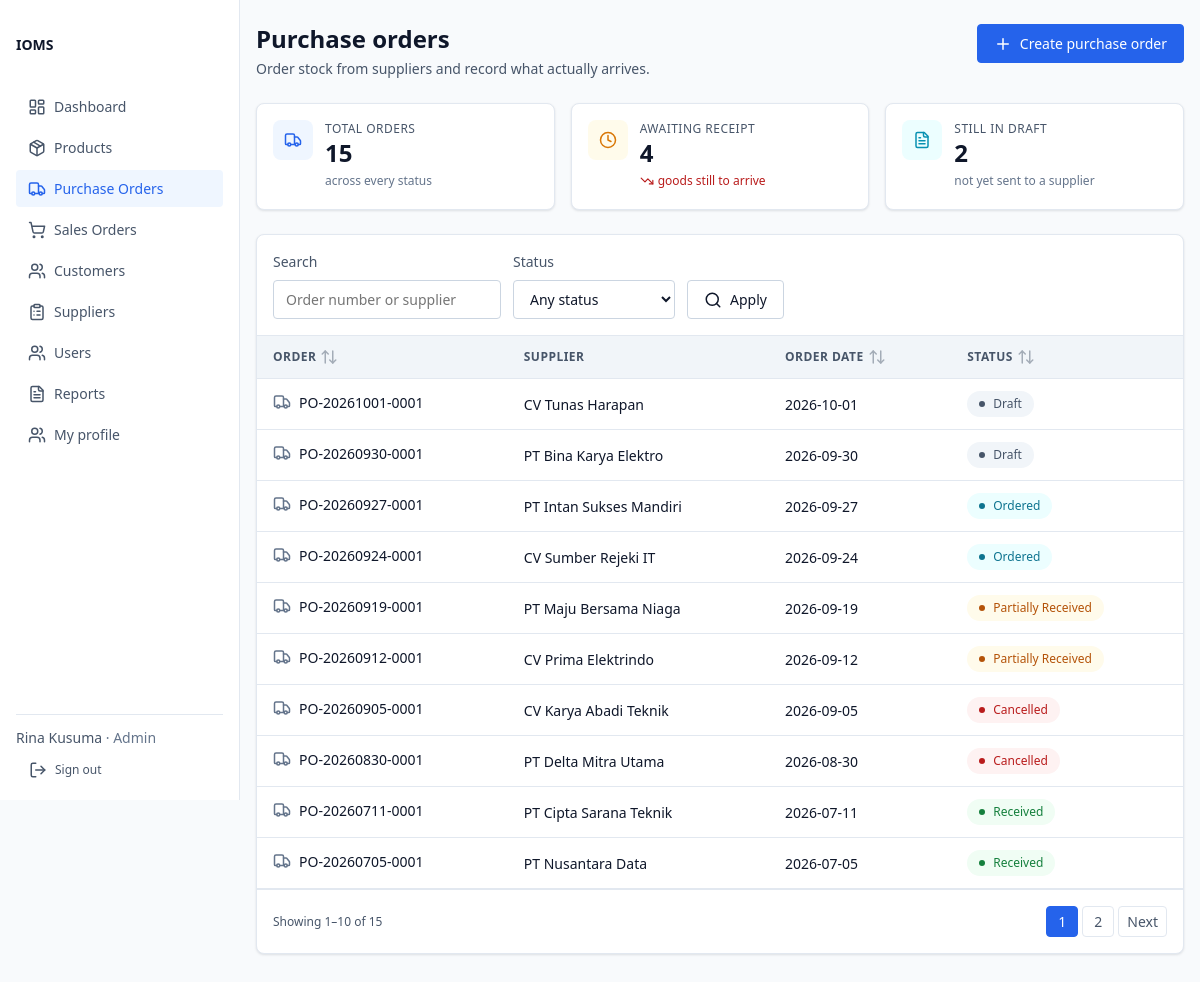
Screenshot of /purchase-orders (signed in) with the database file from the repository.
### tables this page shows
CREATE TABLE IF NOT EXISTS `purchase_order` (
    `id`           BIGINT UNSIGNED NOT NULL AUTO_INCREMENT,
    `order_number` VARCHAR(32)     NOT NULL,
    `supplier_id`  BIGINT UNSIGNED NOT NULL,                   
    `warehouse_id` BIGINT UNSIGNED NOT NULL,                   
    `status`       ENUM('Draft', 'Ordered', 'PartiallyReceived', 'Received', 'Cancelled')
                   NOT NULL DEFAULT 'Draft',                   
    `order_date`   DATE            NOT NULL,                   
    `created_by`   BIGINT UNSIGNED NOT NULL,
    `created_at`   DATETIME        NOT NULL,
    `updated_at`   DATETIME        NOT NULL,
    PRIMARY KEY (`id`),
    UNIQUE KEY `uq_purchase_order_number` (`order_number`),
    KEY `ix_purchase_order_status_date` (`status`, `order_date`),
    KEY `ix_purchase_order_supplier` (`supplier_id`),
    KEY `ix_purchase_order_warehouse` (`warehouse_id`),
    CONSTRAINT `fk_purchase_order_supplier`
        FOREIGN KEY (`supplier_id`) REFERENCES `supplier` (`id`) ON DELETE RESTRICT,
    CONSTRAINT `fk_purchase_order_warehouse`
        FOREIGN KEY (`warehouse_id`) REFERENCES `warehouse` (`id`) ON DELETE RESTRICT,
    CONSTRAINT `fk_purchase_order_created_by`
        FOREIGN KEY (`created_by`) REFERENCES `user` (`id`) ON DELETE RESTRICT
);

### views/purchase-orders/index.php (the view, shortened to what the rows shown need)
<?php
$badgeClass = static fn (PurchaseOrderStatus $status): string => match ($status) {
    PurchaseOrderStatus::Draft => 'badge--draft',
    PurchaseOrderStatus::Ordered => 'badge--approved',
    PurchaseOrderStatus::PartiallyReceived => 'badge--pending',
    PurchaseOrderStatus::Received => 'badge--received',
    PurchaseOrderStatus::Cancelled => 'badge--cancelled',
};
?>
<div class="page-header">
    <div>
        <h1 class="page-title">Purchase orders</h1>
    </div>
</div>
<div class="card">
    <?php if ($orders === [] && $hasFilters) : ?>
        <?= $view->renderPartial('layout/_empty-state', [
            'icon' => 'filter-x',
            'heading' => 'No purchase orders match these filters',
            'text' => 'Try a different order number, supplier or status, or clear the filters to see every order.',
            'actionLabel' => 'Clear filters',
            'actionHref' => '/purchase-orders',
        ]) ?>
    <?php else : ?>
        <div class="table-wrap">
            <table class="table">
                <thead>
                    <tr>
                        <?= $view->renderPartial('layout/_sort-header', [
                            'label' => 'Order',
                            'sortKey' => 'number',
                            'basePath' => $basePath,
                            'filters' => $filters,
                        ]) ?>
                        <th scope="col">Supplier</th>
                        <?= $view->renderPartial('layout/_sort-header', [
                            'label' => 'Order date',
                            'sortKey' => 'date',
                            'basePath' => $basePath,
                            'filters' => $filters,
                        ]) ?>
                        <?= $view->renderPartial('layout/_sort-header', [
                            'label' => 'Status',
                            'sortKey' => 'status',
                            'basePath' => $basePath,
                            'filters' => $filters,
                        ]) ?>
                    </tr>
                </thead>
                <tbody>
                    <?php foreach ($orders as $order) : ?>
                        <tr>
                            <td>
                                <a class="row-entity" href="/purchase-orders/<?= (int) $order->id ?>">
                                    <svg class="icon" aria-hidden="true">
                                        <use href="/assets/icons/lucide-sprite.svg#truck"></use>
                                    </svg>
                                    <span class="cell-primary tabular"><?= View::e($order->orderNumber) ?></span>
                                </a>
                            </td>
                            <td><?= View::e($supplierNames[$order->supplierId] ?? '—') ?></td>
                            <td class="tabular"><?= View::e($order->orderDate) ?></td>
                            <td>
                                <span class="badge <?= $badgeClass($order->status) ?>">
                                    <?= View::e($order->status->label()) ?>
                                </span>
                            </td>
                        </tr>
                    <?php endforeach; ?>
                </tbody>
            </table>
        </div>
    <?php endif; ?>
</div>

### rows the page displays
purchase_order: order_number "PO-20261001-0001", supplier "CV Tunas Harapan", order_date "2026-10-01", label "Draft"
purchase_order: order_number "PO-20260930-0001", supplier "PT Bina Karya Elektro", order_date "2026-09-30", label "Draft"
purchase_order: order_number "PO-20260927-0001", supplier "PT Intan Sukses Mandiri", order_date "2026-09-27", label "Ordered"
purchase_order: order_number "PO-20260924-0001", supplier "CV Sumber Rejeki IT", order_date "2026-09-24", label "Ordered"
purchase_order: order_number "PO-20260919-0001", supplier "PT Maju Bersama Niaga", order_date "2026-09-19", label "Partially Received"
purchase_order: order_number "PO-20260912-0001", supplier "CV Prima Elektrindo", order_date "2026-09-12", label "Partially Received"
purchase_order: order_number "PO-20260905-0001", supplier "CV Karya Abadi Teknik", order_date "2026-09-05", label "Cancelled"
purchase_order: order_number "PO-20260830-0001", supplier "PT Delta Mitra Utama", order_date "2026-08-30", label "Cancelled"
purchase_order: order_number "PO-20260711-0001", supplier "PT Cipta Sarana Teknik", order_date "2026-07-11", label "Received"
purchase_order: order_number "PO-20260705-0001", supplier "PT Nusantara Data", order_date "2026-07-05", label "Received"

### other values shown
View::e($item['label']) "Dashboard"
View::e($item['label']) "Products"
View::e($item['label']) "Purchase Orders"
View::e($item['label']) "Sales Orders"
View::e($item['label']) "Customers"
View::e($item['label']) "Suppliers"
View::e($item['label']) "Users"
View::e($item['label']) "Reports"
View::e($item['label']) "My profile"
View::e($session->userName() ?? '') "Rina Kusuma"
View::e($role->label()) "Admin"
$summary['total'] "15"
$summary['awaitingReceipt'] "4"
$summary['draft'] "2"
View::e($label) "ORDER ORDER DATE STATUS"
